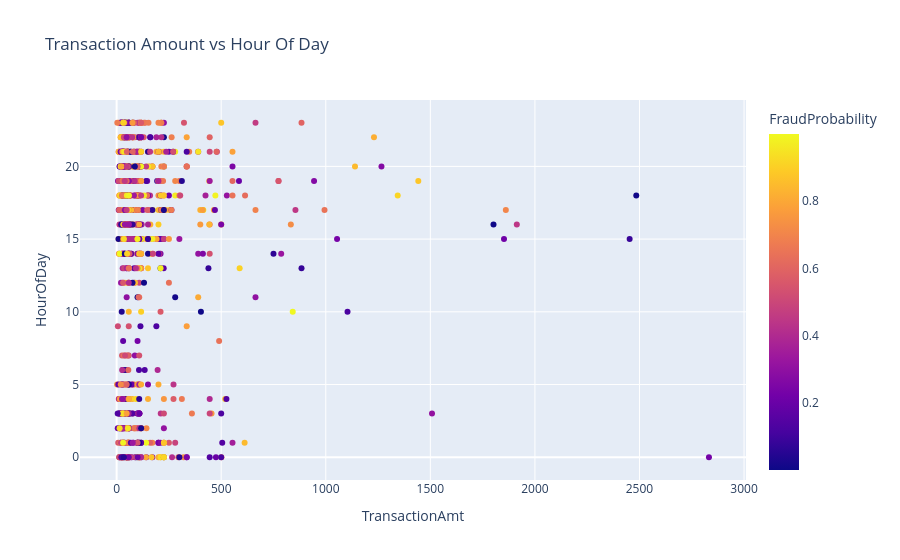

Notebook code for this chart:
### Code cell
## STEP 2 — CREATE INTERACTIVE SCATTER PLOT

# =========================
# BONUS CHART
# Interactive Scatter Plot
# =========================

fig = px.scatter(
    df.sample(1000),
    x="TransactionAmt",
    y="HourOfDay",
    color="FraudProbability",
    title="Transaction Amount vs Hour Of Day",
    hover_data=[
        "TransactionID",
        "isFraud"
    ]
)

fig.show()

# =========================
# SAVE CHART
# =========================

fig.write_image(
    "charts/interactive_scatter_plot.png"
)

### Figure 1 — Plotly figure (JSON) as saved in the notebook; plotly's stock layout.template omitted (floating-point values rounded to 4 significant figures; data arrays with more than 128 entries replaced by an {"elided": "..."} marker saying what was removed)
{"data": [{"customdata": {"elided": "1000x2 int values"}, "hovertemplate": "TransactionAmt=%{x}<br>HourOfDay=%{y}<br>TransactionID=%{customdata[0]}<br>isFraud=%{customdata[1]}<br>FraudProbability=%{marker.color}<extra></extra>", "legendgroup": "", "marker": {"color": {"elided": "1000 float values"}, "coloraxis": "coloraxis", "symbol": "circle"}, "mode": "markers", "name": "", "orientation": "v", "showlegend": false, "type": "scatter", "x": {"elided": "1000 float values"}, "xaxis": "x", "y": {"elided": "1000 int values"}, "yaxis": "y"}], "layout": {"coloraxis": {"colorbar": {"title": {"text": "FraudProbability"}}, "colorscale": [[0, "#0d0887"], [0.1111, "#46039f"], [0.2222, "#7201a8"], [0.3333, "#9c179e"], [0.4444, "#bd3786"], [0.5556, "#d8576b"], [0.6667, "#ed7953"], [0.7778, "#fb9f3a"], [0.8889, "#fdca26"], [1, "#f0f921"]]}, "legend": {"tracegroupgap": 0}, "title": {"text": "Transaction Amount vs Hour Of Day"}, "xaxis": {"anchor": "y", "domain": [0, 1], "title": {"text": "TransactionAmt"}}, "yaxis": {"anchor": "x", "domain": [0, 1], "title": {"text": "HourOfDay"}}}}
